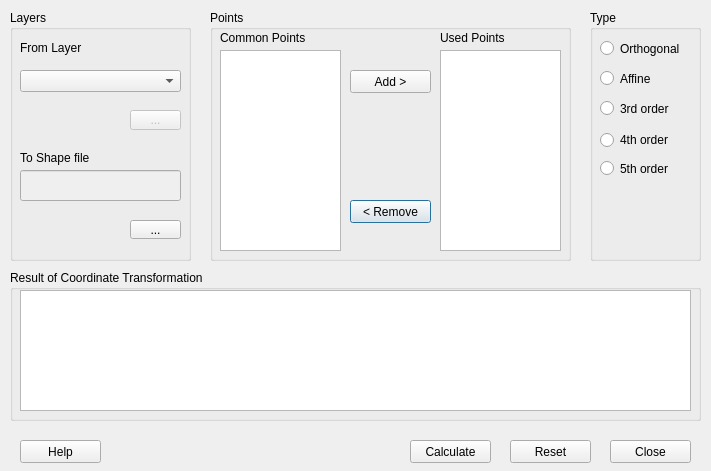
<?xml version="1.0" encoding="UTF-8"?>
<ui version="4.0">
 <class>TransformationCalcDialog</class>
 <widget class="QDialog" name="TransformationCalcDialog">
  <property name="geometry">
   <rect>
    <x>0</x>
    <y>0</y>
    <width>711</width>
    <height>471</height>
   </rect>
  </property>
  <property name="sizePolicy">
   <sizepolicy hsizetype="Fixed" vsizetype="Fixed">
    <horstretch>0</horstretch>
    <verstretch>0</verstretch>
   </sizepolicy>
  </property>
  <property name="minimumSize">
   <size>
    <width>711</width>
    <height>471</height>
   </size>
  </property>
  <property name="maximumSize">
   <size>
    <width>711</width>
    <height>471</height>
   </size>
  </property>
  <property name="windowTitle">
   <string>Coordinate Transformation</string>
  </property>
  <widget class="QGroupBox" name="LayersGroup">
   <property name="geometry">
    <rect>
     <x>10</x>
     <y>10</y>
     <width>181</width>
     <height>251</height>
    </rect>
   </property>
   <property name="sizePolicy">
    <sizepolicy hsizetype="Fixed" vsizetype="Fixed">
     <horstretch>0</horstretch>
     <verstretch>0</verstretch>
    </sizepolicy>
   </property>
   <property name="title">
    <string>Layers</string>
   </property>
   <widget class="QComboBox" name="FromLayerComboBox">
    <property name="geometry">
     <rect>
      <x>10</x>
      <y>60</y>
      <width>161</width>
      <height>22</height>
     </rect>
    </property>
    <property name="sizePolicy">
     <sizepolicy hsizetype="Fixed" vsizetype="Fixed">
      <horstretch>0</horstretch>
      <verstretch>0</verstretch>
     </sizepolicy>
    </property>
   </widget>
   <widget class="QToolButton" name="FromLayerButton">
    <property name="enabled">
     <bool>false</bool>
    </property>
    <property name="geometry">
     <rect>
      <x>120</x>
      <y>100</y>
      <width>51</width>
      <height>20</height>
     </rect>
    </property>
    <property name="text">
     <string>...</string>
    </property>
   </widget>
   <widget class="QToolButton" name="ToFileButton">
    <property name="geometry">
     <rect>
      <x>120</x>
      <y>210</y>
      <width>51</width>
      <height>19</height>
     </rect>
    </property>
    <property name="text">
     <string>...</string>
    </property>
   </widget>
   <widget class="QLabel" name="FromLayerLabel">
    <property name="geometry">
     <rect>
      <x>10</x>
      <y>30</y>
      <width>151</width>
      <height>16</height>
     </rect>
    </property>
    <property name="sizePolicy">
     <sizepolicy hsizetype="Fixed" vsizetype="Fixed">
      <horstretch>0</horstretch>
      <verstretch>0</verstretch>
     </sizepolicy>
    </property>
    <property name="text">
     <string>From Layer</string>
    </property>
   </widget>
   <widget class="QLabel" name="ToLayerLabel">
    <property name="geometry">
     <rect>
      <x>10</x>
      <y>140</y>
      <width>151</width>
      <height>16</height>
     </rect>
    </property>
    <property name="sizePolicy">
     <sizepolicy hsizetype="Fixed" vsizetype="Fixed">
      <horstretch>0</horstretch>
      <verstretch>0</verstretch>
     </sizepolicy>
    </property>
    <property name="text">
     <string>To Shape file</string>
    </property>
   </widget>
   <widget class="QLineEdit" name="ToShapeEdit">
    <property name="enabled">
     <bool>false</bool>
    </property>
    <property name="geometry">
     <rect>
      <x>10</x>
      <y>160</y>
      <width>161</width>
      <height>31</height>
     </rect>
    </property>
   </widget>
  </widget>
  <widget class="QGroupBox" name="PointsGroup">
   <property name="geometry">
    <rect>
     <x>210</x>
     <y>10</y>
     <width>361</width>
     <height>251</height>
    </rect>
   </property>
   <property name="sizePolicy">
    <sizepolicy hsizetype="Fixed" vsizetype="Fixed">
     <horstretch>0</horstretch>
     <verstretch>0</verstretch>
    </sizepolicy>
   </property>
   <property name="title">
    <string>Points</string>
   </property>
   <widget class="QPushButton" name="RemoveButton">
    <property name="geometry">
     <rect>
      <x>140</x>
      <y>190</y>
      <width>81</width>
      <height>23</height>
     </rect>
    </property>
    <property name="sizePolicy">
     <sizepolicy hsizetype="Fixed" vsizetype="Fixed">
      <horstretch>0</horstretch>
      <verstretch>0</verstretch>
     </sizepolicy>
    </property>
    <property name="text">
     <string>&lt; Remove</string>
    </property>
   </widget>
   <widget class="QLabel" name="CommonPoints_Label">
    <property name="geometry">
     <rect>
      <x>10</x>
      <y>20</y>
      <width>121</width>
      <height>16</height>
     </rect>
    </property>
    <property name="sizePolicy">
     <sizepolicy hsizetype="Fixed" vsizetype="Fixed">
      <horstretch>0</horstretch>
      <verstretch>0</verstretch>
     </sizepolicy>
    </property>
    <property name="text">
     <string>Common Points</string>
    </property>
   </widget>
   <widget class="QLabel" name="PointsofTrans_Label">
    <property name="geometry">
     <rect>
      <x>230</x>
      <y>20</y>
      <width>141</width>
      <height>16</height>
     </rect>
    </property>
    <property name="sizePolicy">
     <sizepolicy hsizetype="Fixed" vsizetype="Fixed">
      <horstretch>0</horstretch>
      <verstretch>0</verstretch>
     </sizepolicy>
    </property>
    <property name="text">
     <string>Used Points</string>
    </property>
   </widget>
   <widget class="QPushButton" name="AddButton">
    <property name="geometry">
     <rect>
      <x>140</x>
      <y>60</y>
      <width>81</width>
      <height>23</height>
     </rect>
    </property>
    <property name="sizePolicy">
     <sizepolicy hsizetype="Fixed" vsizetype="Fixed">
      <horstretch>0</horstretch>
      <verstretch>0</verstretch>
     </sizepolicy>
    </property>
    <property name="text">
     <string>Add &gt;</string>
    </property>
   </widget>
   <widget class="QListWidget" name="CommonList">
    <property name="geometry">
     <rect>
      <x>10</x>
      <y>40</y>
      <width>121</width>
      <height>201</height>
     </rect>
    </property>
    <property name="sizePolicy">
     <sizepolicy hsizetype="Fixed" vsizetype="Fixed">
      <horstretch>0</horstretch>
      <verstretch>0</verstretch>
     </sizepolicy>
    </property>
    <property name="selectionMode">
     <enum>QAbstractItemView::ExtendedSelection</enum>
    </property>
   </widget>
   <widget class="QListWidget" name="UsedList">
    <property name="geometry">
     <rect>
      <x>230</x>
      <y>40</y>
      <width>121</width>
      <height>201</height>
     </rect>
    </property>
    <property name="sizePolicy">
     <sizepolicy hsizetype="Fixed" vsizetype="Fixed">
      <horstretch>0</horstretch>
      <verstretch>0</verstretch>
     </sizepolicy>
    </property>
    <property name="selectionMode">
     <enum>QAbstractItemView::ExtendedSelection</enum>
    </property>
   </widget>
  </widget>
  <widget class="QGroupBox" name="RadioGroup">
   <property name="geometry">
    <rect>
     <x>590</x>
     <y>10</y>
     <width>111</width>
     <height>251</height>
    </rect>
   </property>
   <property name="sizePolicy">
    <sizepolicy hsizetype="Fixed" vsizetype="Fixed">
     <horstretch>0</horstretch>
     <verstretch>0</verstretch>
    </sizepolicy>
   </property>
   <property name="title">
    <string>Type</string>
   </property>
   <widget class="QRadioButton" name="OrthogonalRadio">
    <property name="geometry">
     <rect>
      <x>10</x>
      <y>30</y>
      <width>191</width>
      <height>17</height>
     </rect>
    </property>
    <property name="sizePolicy">
     <sizepolicy hsizetype="Fixed" vsizetype="Fixed">
      <horstretch>0</horstretch>
      <verstretch>0</verstretch>
     </sizepolicy>
    </property>
    <property name="text">
     <string>Orthogonal</string>
    </property>
   </widget>
   <widget class="QRadioButton" name="AffineRadio">
    <property name="geometry">
     <rect>
      <x>10</x>
      <y>60</y>
      <width>191</width>
      <height>17</height>
     </rect>
    </property>
    <property name="sizePolicy">
     <sizepolicy hsizetype="Fixed" vsizetype="Fixed">
      <horstretch>0</horstretch>
      <verstretch>0</verstretch>
     </sizepolicy>
    </property>
    <property name="text">
     <string>Affine</string>
    </property>
   </widget>
   <widget class="QRadioButton" name="ThirdRadio">
    <property name="geometry">
     <rect>
      <x>10</x>
      <y>90</y>
      <width>171</width>
      <height>17</height>
     </rect>
    </property>
    <property name="sizePolicy">
     <sizepolicy hsizetype="Fixed" vsizetype="Fixed">
      <horstretch>0</horstretch>
      <verstretch>0</verstretch>
     </sizepolicy>
    </property>
    <property name="text">
     <string>3rd order</string>
    </property>
   </widget>
   <widget class="QRadioButton" name="FourthRadio">
    <property name="geometry">
     <rect>
      <x>10</x>
      <y>120</y>
      <width>151</width>
      <height>20</height>
     </rect>
    </property>
    <property name="sizePolicy">
     <sizepolicy hsizetype="Fixed" vsizetype="Fixed">
      <horstretch>0</horstretch>
      <verstretch>0</verstretch>
     </sizepolicy>
    </property>
    <property name="text">
     <string>4th order</string>
    </property>
   </widget>
   <widget class="QRadioButton" name="FifthRadio">
    <property name="geometry">
     <rect>
      <x>10</x>
      <y>150</y>
      <width>181</width>
      <height>17</height>
     </rect>
    </property>
    <property name="sizePolicy">
     <sizepolicy hsizetype="Fixed" vsizetype="Fixed">
      <horstretch>0</horstretch>
      <verstretch>0</verstretch>
     </sizepolicy>
    </property>
    <property name="text">
     <string>5th order</string>
    </property>
   </widget>
  </widget>
  <widget class="QPushButton" name="CalcButton">
   <property name="geometry">
    <rect>
     <x>410</x>
     <y>440</y>
     <width>81</width>
     <height>23</height>
    </rect>
   </property>
   <property name="sizePolicy">
    <sizepolicy hsizetype="Fixed" vsizetype="Fixed">
     <horstretch>0</horstretch>
     <verstretch>0</verstretch>
    </sizepolicy>
   </property>
   <property name="text">
    <string>Calculate</string>
   </property>
  </widget>
  <widget class="QGroupBox" name="ResultGroup">
   <property name="geometry">
    <rect>
     <x>10</x>
     <y>270</y>
     <width>691</width>
     <height>151</height>
    </rect>
   </property>
   <property name="sizePolicy">
    <sizepolicy hsizetype="Fixed" vsizetype="Fixed">
     <horstretch>0</horstretch>
     <verstretch>0</verstretch>
    </sizepolicy>
   </property>
   <property name="title">
    <string>Result of Coordinate Transformation</string>
   </property>
   <widget class="QTextBrowser" name="ResultTextBrowser">
    <property name="geometry">
     <rect>
      <x>10</x>
      <y>20</y>
      <width>671</width>
      <height>121</height>
     </rect>
    </property>
    <property name="sizePolicy">
     <sizepolicy hsizetype="Fixed" vsizetype="Fixed">
      <horstretch>0</horstretch>
      <verstretch>0</verstretch>
     </sizepolicy>
    </property>
    <property name="font">
     <font>
      <family>Courier New</family>
     </font>
    </property>
    <property name="html">
     <string>&lt;!DOCTYPE HTML PUBLIC &quot;-//W3C//DTD HTML 4.0//EN&quot; &quot;http://www.w3.org/TR/REC-html40/strict.dtd&quot;&gt;
&lt;html&gt;&lt;head&gt;&lt;meta name=&quot;qrichtext&quot; content=&quot;1&quot; /&gt;&lt;style type=&quot;text/css&quot;&gt;
p, li { white-space: pre-wrap; }
&lt;/style&gt;&lt;/head&gt;&lt;body style=&quot; font-family:'Courier New'; font-size:8.25pt; font-weight:400; font-style:normal;&quot;&gt;
&lt;p style=&quot;-qt-paragraph-type:empty; margin-top:0px; margin-bottom:0px; margin-left:0px; margin-right:0px; -qt-block-indent:0; text-indent:0px; font-family:'MS Shell Dlg 2'; font-size:8pt;&quot;&gt;&lt;br /&gt;&lt;/p&gt;&lt;/body&gt;&lt;/html&gt;</string>
    </property>
   </widget>
  </widget>
  <widget class="QPushButton" name="HelpButton">
   <property name="geometry">
    <rect>
     <x>20</x>
     <y>440</y>
     <width>81</width>
     <height>23</height>
    </rect>
   </property>
   <property name="sizePolicy">
    <sizepolicy hsizetype="Fixed" vsizetype="Fixed">
     <horstretch>0</horstretch>
     <verstretch>0</verstretch>
    </sizepolicy>
   </property>
   <property name="text">
    <string>Help</string>
   </property>
  </widget>
  <widget class="QPushButton" name="CloseButton">
   <property name="geometry">
    <rect>
     <x>610</x>
     <y>440</y>
     <width>81</width>
     <height>23</height>
    </rect>
   </property>
   <property name="sizePolicy">
    <sizepolicy hsizetype="Fixed" vsizetype="Fixed">
     <horstretch>0</horstretch>
     <verstretch>0</verstretch>
    </sizepolicy>
   </property>
   <property name="text">
    <string>Close</string>
   </property>
  </widget>
  <widget class="QPushButton" name="ResetButton">
   <property name="geometry">
    <rect>
     <x>510</x>
     <y>440</y>
     <width>81</width>
     <height>23</height>
    </rect>
   </property>
   <property name="sizePolicy">
    <sizepolicy hsizetype="Fixed" vsizetype="Fixed">
     <horstretch>0</horstretch>
     <verstretch>0</verstretch>
    </sizepolicy>
   </property>
   <property name="text">
    <string>Reset</string>
   </property>
  </widget>
 </widget>
 <tabstops>
  <tabstop>FromLayerComboBox</tabstop>
  <tabstop>FromLayerButton</tabstop>
  <tabstop>ToFileButton</tabstop>
  <tabstop>AddButton</tabstop>
  <tabstop>RemoveButton</tabstop>
  <tabstop>OrthogonalRadio</tabstop>
  <tabstop>AffineRadio</tabstop>
  <tabstop>ThirdRadio</tabstop>
  <tabstop>FourthRadio</tabstop>
  <tabstop>FifthRadio</tabstop>
  <tabstop>ResultTextBrowser</tabstop>
  <tabstop>HelpButton</tabstop>
  <tabstop>CalcButton</tabstop>
  <tabstop>ResetButton</tabstop>
  <tabstop>CloseButton</tabstop>
 </tabstops>
 <resources/>
 <connections/>
</ui>
